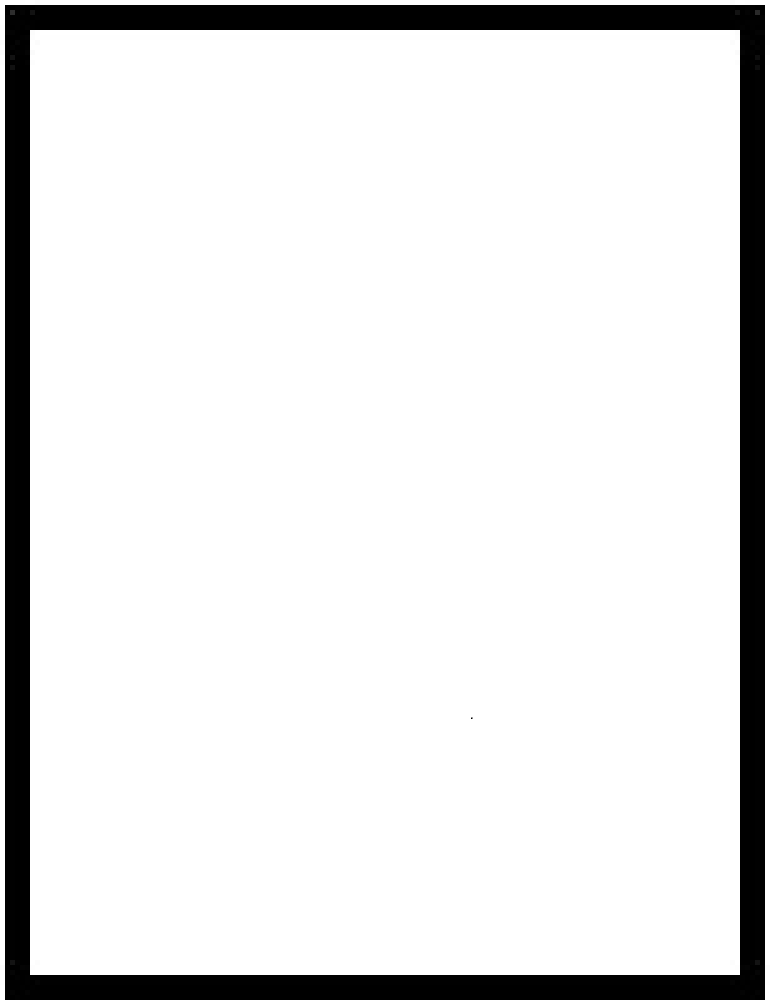
#> input picture Cards Anime/card.png, 770 x 1000 px, given in place of clover.png, which was not available
$ python cards_creator.py
#> lines starting #> are read from the running program, lines starting #| are printed output that depends on the picture; pictures that were not available may be replaced by others from this repository, and a replacement may not be noted
from  PIL import Image , ImageFilter , ImageShow
import sys
import ntpath
import os
#  print ()
# load images from folder
# convert png to jpg
# resize pics
# attach all image to each card
# save in a folder
default_card = "H:/Cards Anime/card.png"

sub_folder = ["clover","spade","heart","diamond",]

every_iter = ["number","symbol"]

main_folder = "H:/Cards Anime"

current_folder_count = 0

i=0

j = 0

output_folder = "H:/Cards Anime/created_cards/"

for current_directory in os.listdir(main_folder):

	full_path = main_folder + "/" + sub_folder[current_folder_count] +"/"

	number_path = main_folder + "/" + every_iter[0] +"/"

	symbol_path =Image.open( main_folder + "/" + every_iter[1] +"/" +sub_folder[current_folder_count]+".png")
#> symbol_path is the input picture: PIL image 770x1000 RGBA; mean R, G, B, A 226.8, 226.8, 226.8, 255

	size_number =(70,70)

	size_symbol =(90,100)

	size_main =(450,666)

	symbol_path_resize = symbol_path.resize(size_symbol)
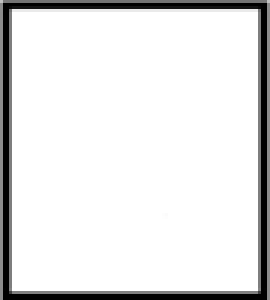
#> symbol_path_resize: PIL image 90x100 RGBA (shown 3 times larger); mean R, G, B, A 226.5, 226.5, 226.5, 255

	for image_file in os.listdir(full_path):

		default_card = Image.open("H:/Cards Anime/card.png")

		x = default_card.copy()

		clean_name_main = os.path.basename(image_file).split(".")[0]

		printed_num = Image.open(f'{number_path}{clean_name_main}'+".png")

		printed_num_resize = printed_num.resize(size_number)
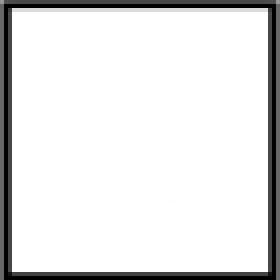
#> printed_num_resize: PIL image 70x70 RGBA (shown 4 times larger); mean R, G, B, A 226.2, 226.2, 226.2, 255

		printed_img = Image.open(f'{full_path}{image_file}')

		pic_print = printed_img.resize(size_main)
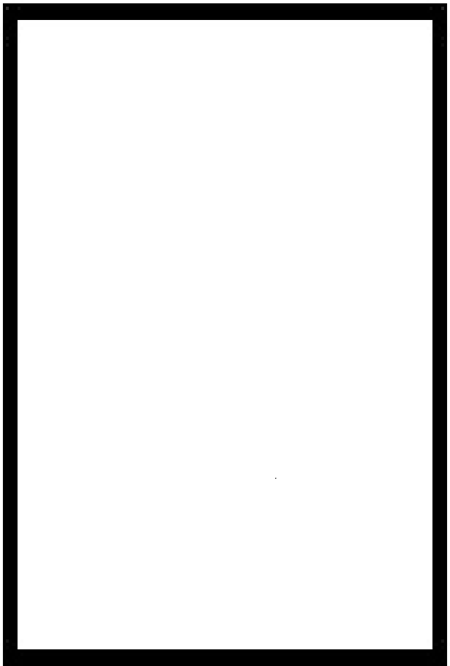
#> pic_print: PIL image 450x666 RGBA; mean R, G, B, A 226.8, 226.8, 226.8, 255

		upper_num =(40,60,110,130)

		lower_num = (620,800,690,870)

		upper_sym = (40,140,130,240)

		lower_sym = (620,695,710,795)

		main = (150,160,600,826)

		pic = [pic_print,symbol_path_resize,symbol_path_resize,printed_num_resize,printed_num_resize]

		box = [main,upper_sym,lower_sym,upper_num,lower_num]

		for t in range(0,5):

			u = pic[t]

			v = box[t]

			x.paste(u,v)
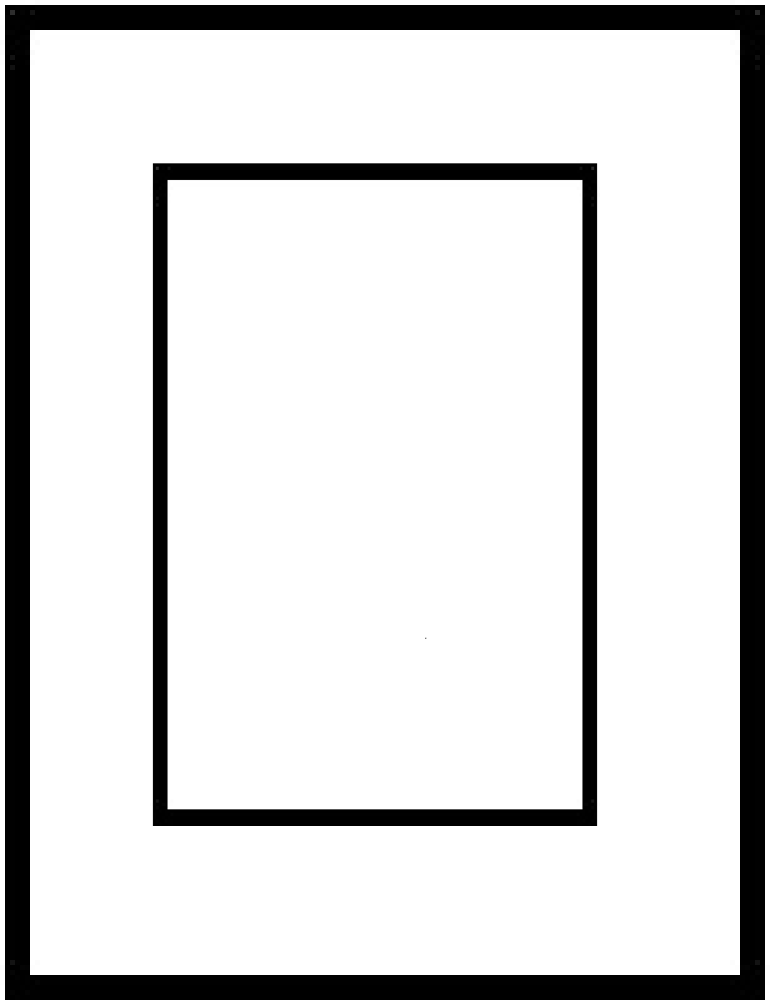
#> x: PIL image 770x1000 RGBA; mean R, G, B, A 215.8, 215.8, 215.8, 255

			x.save(f'{output_folder}{clean_name_main}{sub_folder[current_folder_count]}.png')

			x = Image.open(f'{output_folder}{clean_name_main}{sub_folder[current_folder_count]}.png')

		x.show()
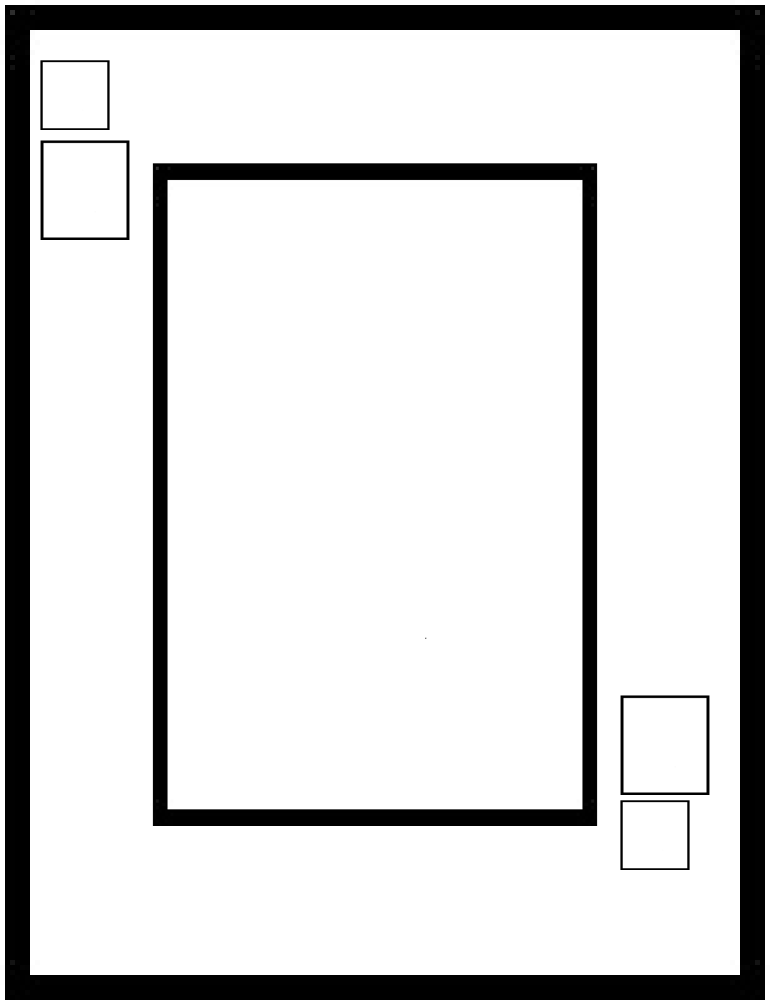
#> shown: PIL image 770x1000 RGBA; mean R, G, B, A 214.8, 214.8, 214.8, 255

	current_folder_count += 1

	# [7 lines of commented-out code are left out]
